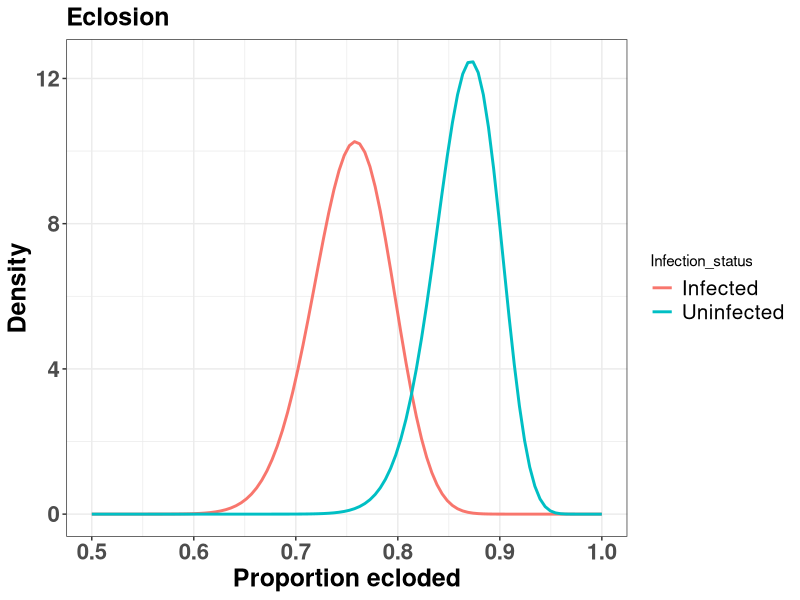
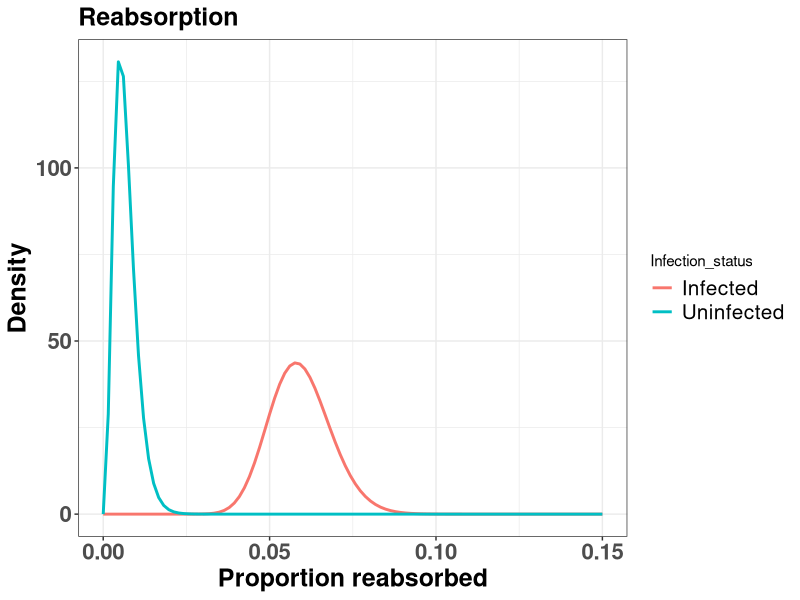

R code for these plots, in order:
library(ggplot2)
betaconf <- function(alpha, x, n, a = 1, b = 1, CP = "FALSE"){
  ## Will construct (1-alpha)% confidence intervals for p = x/n using the beta distribution
  if(CP=="TRUE"){  
    lower <- 1 - qbeta(1-(alpha/2), n + x - 1, x)
    upper <- 1 - qbeta(alpha/2, n - x, x + 1)
  }else{
    lower <- qbeta(alpha/2, a + x, b + n - x)
    upper <- qbeta(1-(alpha/2), a + x, b + n - x)  
  } 
  return(c(lower, upper))
  # CP stands for Clopper-Pearson
  # Default is 'Bayesian' with an uniform prior over p (a=b=1)
}
# The data
outE <- cbind(c(91, 29), c(95, 14))# Eclosion
colnames(outE) <-c("Infected", "Uninfected")
rownames(outE) <-c("Ecloded", "Non-ecloded")
print(outE)
#
outR <- cbind(c(38, 618), c(3, 588)) # Reabsorption
colnames(outR) <- c("Infected", "Uninfected")
rownames(outR) <- c("Reabsorbed", "Vitelogenic")
print(outR)

## Calculating proportions and CIs
a <- b <- 1 # to ease future changes to informative priors
rhoI <- round(outE[1,1]/(outE[1, 1] + outE[2, 1]), 2)
rhoU <- round(outE[1,2]/(outE[1, 2] + outE[2, 2]), 2)
confI <- round(betaconf(.05, outE[1, 1], outE[1, 1] + outE[2, 1]), 2)
confU <- round(betaconf(.05, outE[1, 2], outE[1, 1] + outE[2, 2]), 2)
(c(rhoI, confI))
(c(rhoU, confU))

rho.rI <- round(outR[1,1]/(outR[1, 1] + outR[2, 1]), 2)
rho.rU <- round(outR[1,2]/(outR[1, 2] + outR[2, 2]), 2)
confrI <- round(betaconf(.05, outR[1, 1], outR[1, 1] + outR[2, 1]), 2)
confrU <- round(betaconf(.05, outR[1, 2], outR[1, 2] + outR[2, 2]), 2)
(c(rho.rI, confrI))
(c(rho.rU, confrU))

## Plotting 
xE <- seq(.5, 1, length.out = 100)
yEU <- dbeta(xE, outE[1, 2] + a, b + outE[2, 2])
yEI <- dbeta(xE, outE[1, 1] + a, b + outE[2, 1])
plotdtE <- data.frame(Ex = rep(xE, 2), Ey = c(yEU, yEI),
                     Infection_status = c(rep("Uninfected", 100), rep("Infected", 100)))

xR <- seq(0, .15, length.out = 100)
yRU <- dbeta(xR, outR[1, 2] + a, b + outR[2, 2])
yRI <- dbeta(xR, outR[1, 1] + a, b + outR[2, 1])
plotdtR <- data.frame(Rx = rep(xR, 2), Ry = c(yRU, yRI),
                     Infection_status = c(rep("Uninfected", 100), rep("Infected", 100)) )
##############
##############
tiff("figs/eclosion.tiff", width = 20, height = 10, units = "cm", res = 500)
ggplot(plotdtE, aes(x = Ex, y = Ey)) +
  ggtitle("Eclosion") + 
  scale_x_continuous("Proportion ecloded") +
  scale_y_continuous("Density") +
  guides(fill = FALSE)+
  geom_line(aes(colour = Infection_status), size = 1)+
  labs(fill = "Infection status") + 
  theme_bw() +
  theme(axis.text = element_text(size = 16, face = "bold"),
        plot.title = element_text(size = 18, face = "bold"),
        legend.text = element_text(size = 15),
        axis.title = element_text(size = 18, face = "bold"))
dev.off()
#####################
#####################
tiff("figs/reabsorption.tiff", width = 20, height = 10, units = "cm", res = 500)
ggplot(plotdtR, aes(x = Rx, y = Ry)) +
  ggtitle("Reabsorption") + 
  scale_x_continuous("Proportion reabsorbed") +
  scale_y_continuous("Density") +
  guides(fill = FALSE)+
  geom_line(aes(colour = Infection_status), size = 1)+
  labs(fill = "Infection status") +
  theme_bw() +
  theme(axis.text = element_text(size = 16, face = "bold"),
        plot.title = element_text(size = 18, face = "bold"),
        legend.text = element_text(size = 15),
        axis.title = element_text(size = 18, face = "bold"))
dev.off()